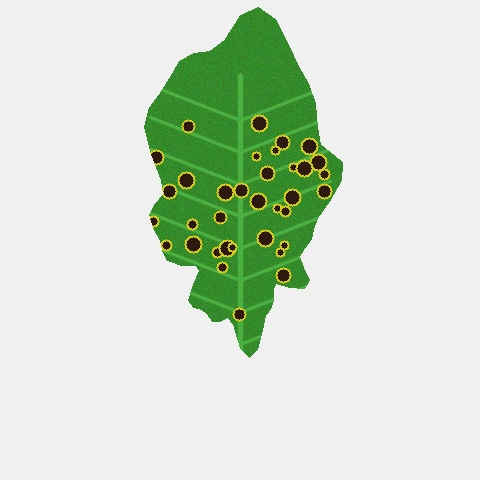
#> input picture samples/sample_bacterial_spot.jpg, 480 x 480 px
$ python -i segmenter.py   (imports and definitions only)
#> lines starting #> are read from the running program, lines starting #| are printed output that depends on the picture; after the words box and inside, x2 and y2 are one past the last pixel; in counts of white or black regions, pixels touching at a corner belong together
### backend/app/core/config.py
import os
from pathlib import Path

BASE_DIR = Path(__file__).resolve().parent.parent.parent.parent
BACKEND_DIR = BASE_DIR / "backend"
UPLOAD_DIR = BACKEND_DIR / "uploads"
ARTIFACTS_DIR = BACKEND_DIR / "artifacts"
STATIC_DIR = BACKEND_DIR / "app" / "static"

for d in [UPLOAD_DIR, ARTIFACTS_DIR, STATIC_DIR]:
    d.mkdir(parents=True, exist_ok=True)
#> further down, picture is the input picture: PIL image 480x480 RGB; mean R, G, B 207.8, 221.3, 204

# Database
DATABASE_URL = os.getenv("DATABASE_URL", f"sqlite:///{BASE_DIR}/agrivision_2.db")

# Security
SECRET_KEY = os.getenv("SECRET_KEY", "agrivision-enterprise-secure-jwt-key-2026")
ALGORITHM = "HS256"
ACCESS_TOKEN_EXPIRE_MINUTES = 60 * 24 * 7  # 7 days

# Supported Crops
SUPPORTED_CROPS = ["Tomato", "Potato", "Rice", "Cotton", "Maize", "Pepper", "Apple"]

### backend/app/services/segmenter.py
import uuid
import numpy as np
from PIL import Image
import cv2
from backend.app.core.config import UPLOAD_DIR

class SegmenterService:
    """
    U-Net Lesion Segmentation Service.
    Produces pixel-level masks and color overlays.
    """
    def segment_foliar_lesions(self, pil_image: Image.Image, is_healthy: bool = False) -> dict:
#> called with is_healthy = False
        orig_w, orig_h = pil_image.size
#> orig_w = 480; orig_h = 480
        img_np = np.array(pil_image)
        hsv = cv2.cvtColor(img_np, cv2.COLOR_RGB2HSV)
#> hsv: shape (480, 480, 3); mean H, S, V 12.5, 32.8, 221.6

        # 1. Total Leaf Canopy Segmentation
        h = hsv[:, :, 0]
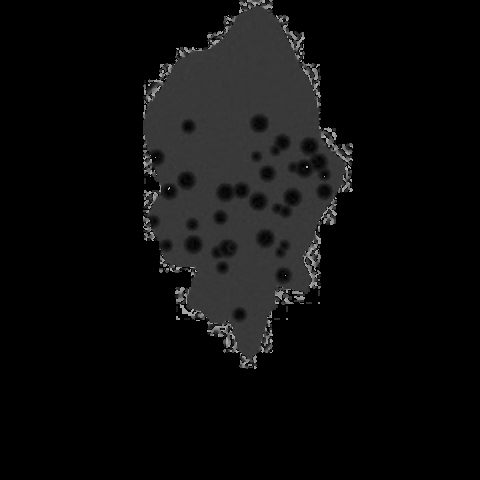
#> h: shape (480, 480); min 0, max 179, mean 12.5
        s = hsv[:, :, 1]
        v = hsv[:, :, 2]
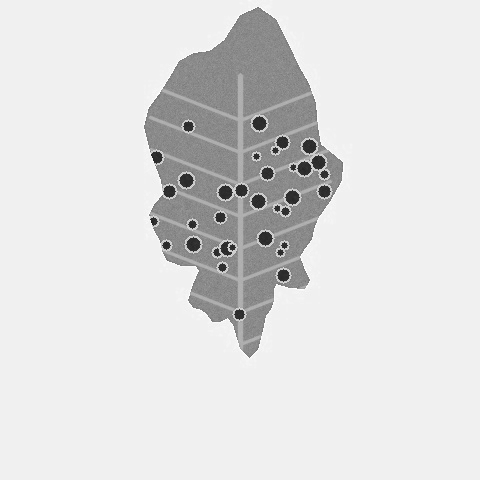
#> v: shape (480, 480); min 34, max 255, mean 221.6

        is_not_plain_bg = ~((s < 25) & (v > 200)) & ~((s < 20) & (v < 30))
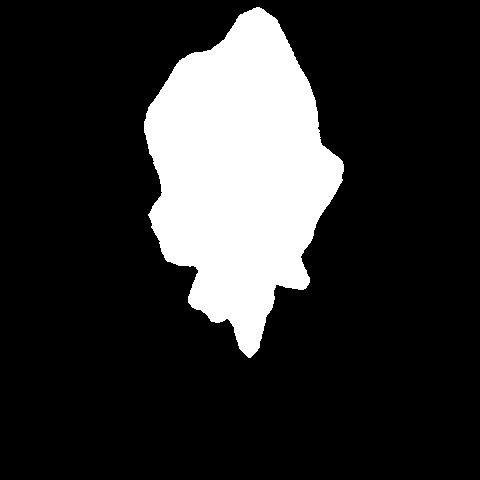
#> is_not_plain_bg: shape (480, 480) bool; 18.6% white; 1 white region, box (x1, y1, x2, y2) and area: (144, 7, 344, 358) 42747
        foliage_hue = (h >= 8) & (h <= 95) & (s >= 25)
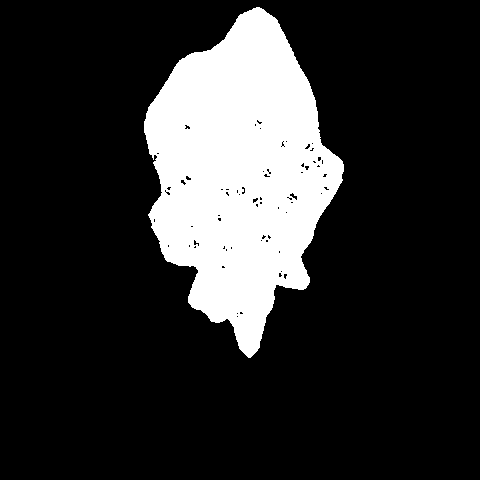
#> foliage_hue: shape (480, 480) bool; 18.4% white; 1 white region, box (x1, y1, x2, y2) and area: (144, 7, 344, 358) 42356
        leaf_mask = (foliage_hue | (is_not_plain_bg & (s > 35))).astype(np.uint8) * 255

        kernel_large = cv2.getStructuringElement(cv2.MORPH_ELLIPSE, (7, 7))
        leaf_mask = cv2.morphologyEx(leaf_mask, cv2.MORPH_CLOSE, kernel_large)
#> leaf_mask: shape (480, 480); 18.6% white; 1 white region, box (x1, y1, x2, y2) and area: (144, 7, 344, 358) 42773
        total_leaf_pixels = int(np.count_nonzero(leaf_mask))
#> total_leaf_pixels = 42773
        if total_leaf_pixels == 0:
            total_leaf_pixels = orig_w * orig_h

        # 2. Lesion Mask
        if is_healthy:
            disease_mask = np.zeros((orig_h, orig_w), dtype=np.uint8)
        else:
            brown_lesions = (((h >= 7) & (h <= 25) & (s >= 30) & (v <= 150)) | (v <= 45)) & (leaf_mask > 0)
#> brown_lesions: shape (480, 480) bool; 1.3% white; 35 white regions, largest, box (x1, y1, x2, y2) and area: (252, 116, 267, 131) 143, (218, 185, 233, 200) 143, (186, 237, 201, 252) 142
            yellow_chlorosis = ((h >= 18) & (h <= 34) & (s >= 50) & (v >= 60)) & (leaf_mask > 0)
#> yellow_chlorosis: shape (480, 480) bool; 0.8% white in thin lines or dots, all inside (x1, y1, x2, y2) = (150, 115, 332, 321)
            combined = (brown_lesions | yellow_chlorosis).astype(np.uint8) * 255
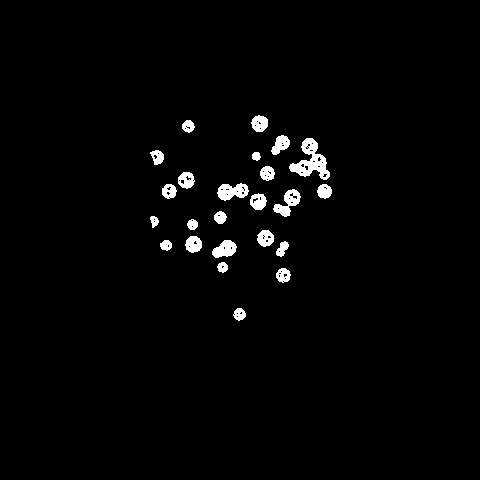
#> combined: shape (480, 480); 2.1% white; 24 white regions, largest, box (x1, y1, x2, y2) and area: (289, 138, 330, 180) 759, (217, 183, 249, 201) 377, (273, 189, 301, 217) 356
            kernel_small = cv2.getStructuringElement(cv2.MORPH_ELLIPSE, (3, 3))
            disease_mask = cv2.morphologyEx(combined, cv2.MORPH_OPEN, kernel_small)
#> disease_mask: shape (480, 480); 2% white; 25 white regions

        affected_pixels = int(np.count_nonzero(disease_mask))
#> affected_pixels = 4686

        # 3. Save Mask Artifacts
        mask_pil = Image.fromarray(disease_mask)
        mask_filename = f"mask_{uuid.uuid4().hex[:10]}.png"
        mask_path = UPLOAD_DIR / mask_filename
        mask_pil.save(mask_path)

        # Heatmap overlay
        overlay_bgr = cv2.cvtColor(img_np, cv2.COLOR_RGB2BGR)
        lesion_layer = np.zeros_like(overlay_bgr)
        lesion_layer[disease_mask > 0] = [20, 20, 235]  # Vivid red

        cv2.addWeighted(lesion_layer, 0.55, overlay_bgr, 1.0, 0, overlay_bgr)
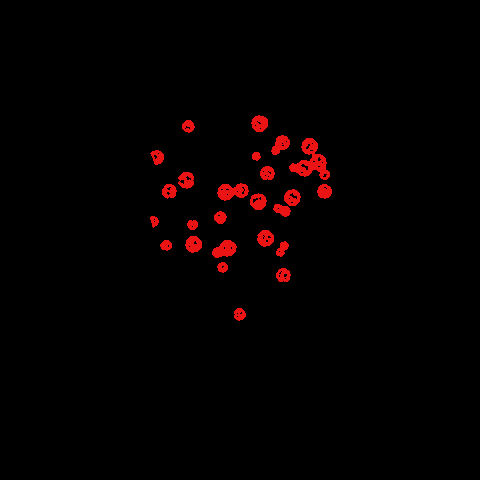
#> lesion_layer: shape (480, 480, 3); mean B, G, R 0.4, 0.4, 4.8
        contours_lesion, _ = cv2.findContours(disease_mask, cv2.RETR_EXTERNAL, cv2.CHAIN_APPROX_SIMPLE)
#> contours_lesion = 25 contours; largest, box (x1, y1, x2, y2) and area: (289, 138, 330, 180) 734, (217, 183, 249, 201) 354, (212, 240, 237, 258) 274, (271, 135, 290, 155) 204, (257, 230, 274, 247) 199
        cv2.drawContours(overlay_bgr, contours_lesion, -1, (0, 255, 255), 2)
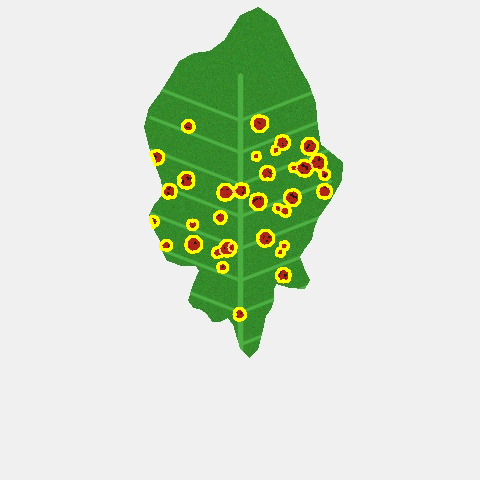
#> overlay_bgr: shape (480, 480, 3); mean B, G, R 203.1, 223.2, 211.1

        overlay_rgb = cv2.cvtColor(overlay_bgr, cv2.COLOR_BGR2RGB)
        overlay_pil = Image.fromarray(overlay_rgb)
        overlay_filename = f"overlay_{uuid.uuid4().hex[:10]}.jpg"
        overlay_path = UPLOAD_DIR / overlay_filename
        overlay_pil.save(overlay_path, format="JPEG", quality=90)

        return {
            "total_leaf_pixels": total_leaf_pixels,
            "affected_pixels": affected_pixels,
            "mask_url": f"/uploads/{mask_filename}",
            "heatmap_url": f"/uploads/{overlay_filename}"
        }

>>> from PIL import Image
>>> picture = Image.open('../../../samples/sample_bacterial_spot.jpg')
>>> result = SegmenterService().segment_foliar_lesions(picture)
#> result = {'total_leaf_pixels': 42773, 'affected_pixels': 4686, 'mask_url': '/uploads/mask_1046bbd76c.png', 'heatmap_url': '/uploads/overlay_e7a952cd1e.jpg'}
